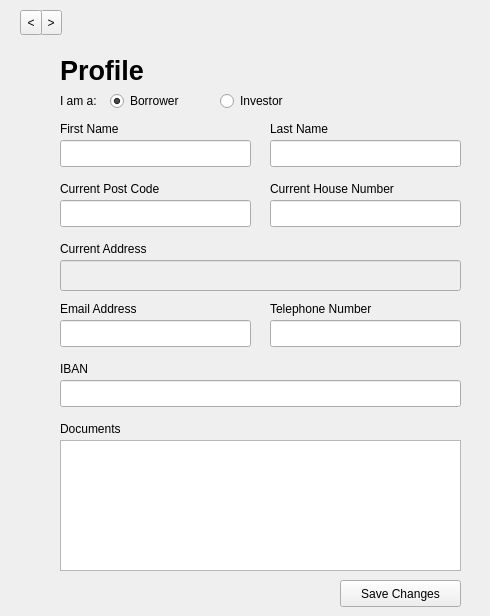
  <widget class="QWidget" name="profile_page">
   <widget class="QToolButton" name="next_2">
    <property name="geometry">
     <rect>
      <x>40</x>
      <y>10</y>
      <width>22</width>
      <height>25</height>
     </rect>
    </property>
    <property name="text">
     <string>&gt;</string>
    </property>
   </widget>
   <widget class="QToolButton" name="prev_2">
    <property name="geometry">
     <rect>
      <x>20</x>
      <y>10</y>
      <width>22</width>
      <height>25</height>
     </rect>
    </property>
    <property name="text">
     <string>&lt;</string>
    </property>
   </widget>
   <widget class="QLabel" name="profile_address_label">
    <property name="geometry">
     <rect>
      <x>60</x>
      <y>240</y>
      <width>141</width>
      <height>17</height>
     </rect>
    </property>
    <property name="text">
     <string>Current Address</string>
    </property>
   </widget>
   <widget class="QLineEdit" name="profile_address_lineedit">
    <property name="enabled">
     <bool>false</bool>
    </property>
    <property name="geometry">
     <rect>
      <x>60</x>
      <y>260</y>
      <width>401</width>
      <height>31</height>
     </rect>
    </property>
   </widget>
   <widget class="QLabel" name="profile_phonenumber_label">
    <property name="geometry">
     <rect>
      <x>270</x>
      <y>300</y>
      <width>141</width>
      <height>17</height>
     </rect>
    </property>
    <property name="text">
     <string>Telephone Number</string>
    </property>
   </widget>
   <widget class="QLabel" name="profile_firstname_label">
    <property name="geometry">
     <rect>
      <x>60</x>
      <y>120</y>
      <width>131</width>
      <height>17</height>
     </rect>
    </property>
    <property name="text">
     <string>First Name</string>
    </property>
   </widget>
   <widget class="QLineEdit" name="profile_lastname_lineedit">
    <property name="geometry">
     <rect>
      <x>270</x>
      <y>140</y>
      <width>191</width>
      <height>27</height>
     </rect>
    </property>
   </widget>
   <widget class="QLineEdit" name="profile_iban_lineedit">
    <property name="geometry">
     <rect>
      <x>60</x>
      <y>380</y>
      <width>401</width>
      <height>27</height>
     </rect>
    </property>
   </widget>
   <widget class="QLineEdit" name="profile_phonenumber_lineedit">
    <property name="enabled">
     <bool>true</bool>
    </property>
    <property name="geometry">
     <rect>
      <x>270</x>
      <y>320</y>
      <width>191</width>
      <height>27</height>
     </rect>
    </property>
   </widget>
   <widget class="QPushButton" name="profile_save_button">
    <property name="geometry">
     <rect>
      <x>340</x>
      <y>580</y>
      <width>121</width>
      <height>27</height>
     </rect>
    </property>
    <property name="text">
     <string>Save Changes</string>
    </property>
   </widget>
   <widget class="QListWidget" name="profile_documents_list">
    <property name="geometry">
     <rect>
      <x>60</x>
      <y>440</y>
      <width>401</width>
      <height>131</height>
     </rect>
    </property>
   </widget>
   <widget class="QRadioButton" name="profile_borrower_radiobutton">
    <property name="geometry">
     <rect>
      <x>110</x>
      <y>90</y>
      <width>104</width>
      <height>22</height>
     </rect>
    </property>
    <property name="text">
     <string>Borrower</string>
    </property>
    <property name="checked">
     <bool>true</bool>
    </property>
   </widget>
   <widget class="QLabel" name="profile_housenumber_label">
    <property name="geometry">
     <rect>
      <x>270</x>
      <y>180</y>
      <width>171</width>
      <height>17</height>
     </rect>
    </property>
    <property name="text">
     <string>Current House Number</string>
    </property>
   </widget>
   <widget class="QLineEdit" name="profile_firstname_lineedit">
    <property name="geometry">
     <rect>
      <x>60</x>
      <y>140</y>
      <width>191</width>
      <height>27</height>
     </rect>
    </property>
   </widget>
   <widget class="QLabel" name="profile_documents_label">
    <property name="geometry">
     <rect>
      <x>60</x>
      <y>420</y>
      <width>181</width>
      <height>17</height>
     </rect>
    </property>
    <property name="text">
     <string>Documents</string>
    </property>
   </widget>
   <widget class="QLineEdit" name="profile_postcode_lineedit">
    <property name="geometry">
     <rect>
      <x>60</x>
      <y>200</y>
      <width>191</width>
      <height>27</height>
     </rect>
    </property>
   </widget>
   <widget class="QLabel" name="profile_lastname_label">
    <property name="geometry">
     <rect>
      <x>270</x>
      <y>120</y>
      <width>211</width>
      <height>17</height>
     </rect>
    </property>
    <property name="text">
     <string>Last Name</string>
    </property>
   </widget>
   <widget class="QLabel" name="profile_email_label">
    <property name="geometry">
     <rect>
      <x>60</x>
      <y>300</y>
      <width>141</width>
      <height>17</height>
     </rect>
    </property>
    <property name="text">
     <string>Email Address</string>
    </property>
   </widget>
   <widget class="QLabel" name="profile_postcode_label">
    <property name="geometry">
     <rect>
      <x>60</x>
      <y>180</y>
      <width>141</width>
      <height>17</height>
     </rect>
    </property>
    <property name="text">
     <string>Current Post Code</string>
    </property>
   </widget>
   <widget class="QLineEdit" name="profile_housenumber_lineedit">
    <property name="geometry">
     <rect>
      <x>270</x>
      <y>200</y>
      <width>191</width>
      <height>27</height>
     </rect>
    </property>
   </widget>
   <widget class="QLabel" name="profile_iban_label">
    <property name="geometry">
     <rect>
      <x>60</x>
      <y>360</y>
      <width>57</width>
      <height>17</height>
     </rect>
    </property>
    <property name="text">
     <string>IBAN</string>
    </property>
   </widget>
   <widget class="QLineEdit" name="profile_email_lineedit">
    <property name="geometry">
     <rect>
      <x>60</x>
      <y>320</y>
      <width>191</width>
      <height>27</height>
     </rect>
    </property>
   </widget>
   <widget class="QRadioButton" name="profile_investor_radiobutton">
    <property name="geometry">
     <rect>
      <x>220</x>
      <y>90</y>
      <width>104</width>
      <height>22</height>
     </rect>
    </property>
    <property name="text">
     <string>Investor</string>
    </property>
    <property name="checked">
     <bool>false</bool>
    </property>
   </widget>
   <widget class="QLabel" name="profile_role_label">
    <property name="geometry">
     <rect>
      <x>60</x>
      <y>90</y>
      <width>57</width>
      <height>21</height>
     </rect>
    </property>
    <property name="text">
     <string>I am a:</string>
    </property>
   </widget>
   <widget class="QLabel" name="profile_title">
    <property name="geometry">
     <rect>
      <x>60</x>
      <y>60</y>
      <width>191</width>
      <height>21</height>
     </rect>
    </property>
    <property name="font">
     <font>
      <pointsize>20</pointsize>
      <weight>75</weight>
      <bold>true</bold>
     </font>
    </property>
    <property name="text">
     <string>Profile</string>
    </property>
   </widget>
  </widget>
